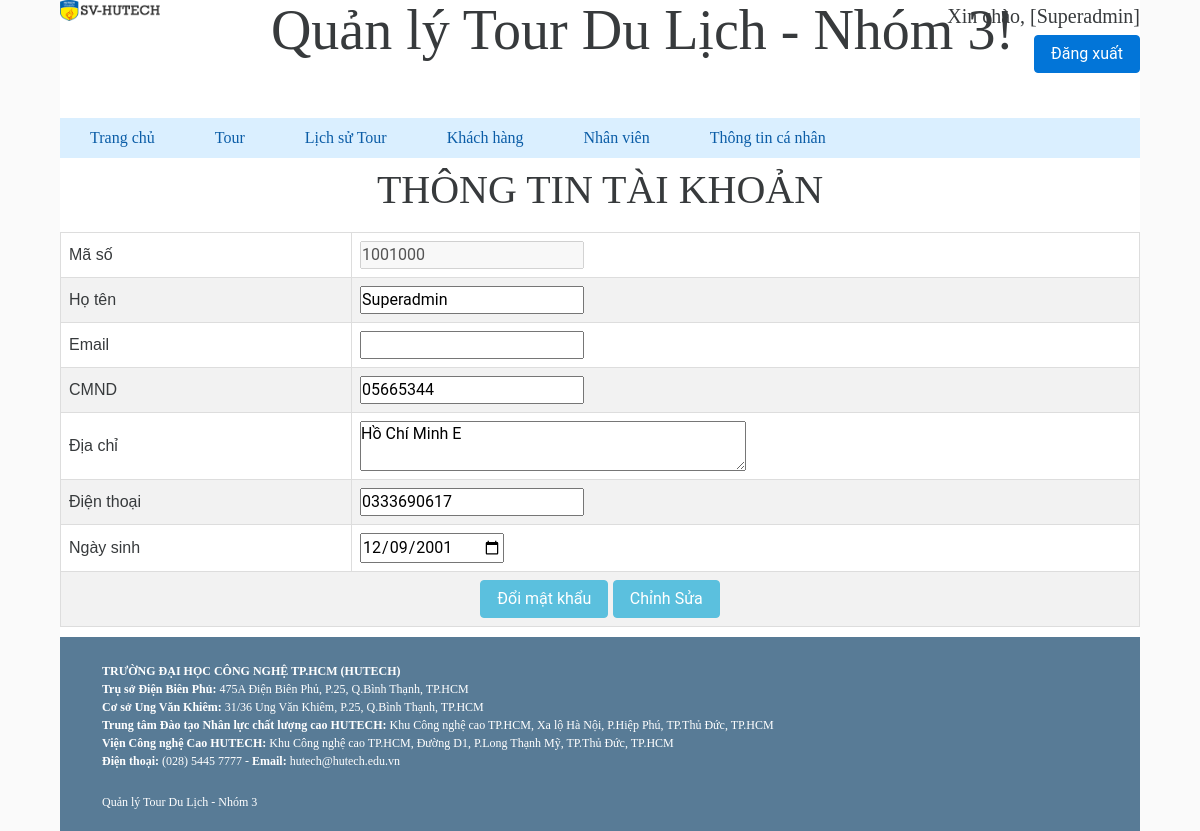
The app's page /quantri/admin.php?quanly=show_employee (signed in) with its own data.
### tables this page shows
CREATE TABLE `employees` (
  `ID` int(10) NOT NULL AUTO_INCREMENT,
  `NAME` varchar(50) NOT NULL,
  `IDCARD` varchar(12) NOT NULL,
  `ADDRESS` varchar(50) NOT NULL,
  `PHONENUMBER` varchar(13) NOT NULL,
  `POSITION` varchar(20) NOT NULL,
  `PART_DAY` date NOT NULL,
  `BIRTHDAY` date NOT NULL,
  `IS_ACTIVE` tinyint(1) DEFAULT 1,
  `EMAIL` varchar(255) DEFAULT NULL,
  PRIMARY KEY (`ID`),
  KEY `IS_ACTIVE` (`IS_ACTIVE`)
);

### quantri/show_employee.php (the view, shortened to what this page needs)
<!DOCTYPE html>
<html>
<head>
</head>
	<link rel="stylesheet" type="text/css" href="style2.css">
	<?php
		include("connection.php");
		$flagEdit_User = true;
		if ( (isset($_SESSION['username']) && $_SESSION['username']) || isset($_SESSION['user_id']) && $_SESSION['user_id'] )
		{
			$user_id  = $_SESSION['user_id'];
		}
		else{
			header("Location: index.php");
    		die();
		}
		$sqlInfo = "
			SELECT employees.*, login.USERNAME
			FROM employees
				LEFT JOIN login ON login.ID = employees.ID
			WHERE employees.ID='$user_id'
			LIMIT 1
		";
		$infoes = $connect->query($sqlInfo);
	?>
	<?php
			foreach($infoes as $info)
			{
	?>
<body>
	<div class="titleOfTable">
		<h1 align="center">THÔNG TIN TÀI KHOẢN</h1>
	</div>
	<form method="post">
		<table class="list-data" width="1000px" align="center" border="1 solid" cellpadding="5">
			<tr>
				<td>Mã số</td>
				<td><input type="text" disabled="disabled" value="<?php echo $info['ID']?>"></td>
			</tr>
			<tr>
				<td>Họ tên</td>
				<td><input type="text" required="required" name="txttennv" value="<?php echo $info['NAME']?>"></td>
			</tr>
			<tr>
				<td>Email</td>
				<td><input type="text" required="required" name="txtemail" value="<?php echo $info['EMAIL']?>"></td>
			</tr>
			<tr>
				<td>CMND</td>
				<td><input type="text" required="required" name="txtcmndnv" value="<?php echo $info['IDCARD']?>"></td>
			</tr>
			<tr>
				<td>Địa chỉ</td>
				<td>
					<textarea style="width:50%;" name="txtdcnv" ><?php echo $info['ADDRESS']?></textarea>
				</td>
			</tr>
			<tr>
				<td>Điện thoại</td>
				<td><input type="text" required="required" name="txtsdtnv" value="<?php echo $info['PHONENUMBER']?>"></td>
			</tr>
			<tr>
				<td>Ngày sinh</td>
				<td><input type="date" required="required" name="ns" value="<?php echo $info['BIRTHDAY']?>"></td>
			</tr>
			<?php
				}
			?>
			<tr align="center">
				<td colspan="2">
					<?php if($flagEdit_User){ ?>
						<button class="btn btn-info"><a href="?quanly=change_password">Đổi mật khẩu</a></button>
					<?php } ?>
					<input class="btn btn-info" type="submit" name="chinhsua" value="Chỉnh Sửa">
				</td>
			</tr>
		</table>
	</form>
</body>
</html>

### quantri/1.css (style rules this page uses)
* { margin: 0; padding: 0; }
*,*:after,*:before { box-sizing:border-box; -moz-box-sizing:border-box; -webkit-box-sizing:border-box; }
.btn a, .btn a:visited { color: #fff; }
body { font-family: 'Verdana', sans-serif; }
a { text-decoration: none; -webkit-transition: all .2s linear; -moz-transition: all .2s linear; -ms-transition: all .2s linear; -o-transition: all .2s linear; transition: all .2s linear; }

### quantri/style.css (style rules this page uses)
body { top: 0px; padding: 0px; width: 90%; margin: 0px auto; font-family: tahoma; font-size: 13; }

### quantri/style2.css (style rules this page uses)
.list-data { font-family: "Trebuchet MS", Arial, Helvetica, sans-serif; border-collapse: collapse; width: 100%; margin-bottom: 10px; }
.list-data td, .list-data th { border: 1px solid #ddd; padding: 8px; }
.list-data tr:nth-child(even) { background-color: #f2f2f2; }
.titleOfTable { position: relative; margin-bottom: 20px; }
* { box-sizing:border-box }

### records on screen
employees: ID "1001000", txttennv "Superadmin", txtcmndnv "05665344", txtdcnv "Hồ Chí Minh E", txtsdtnv "0333690617", ns "12/09/2001"

### other values on screen
$_SESSION['name'] "Superadmin"
